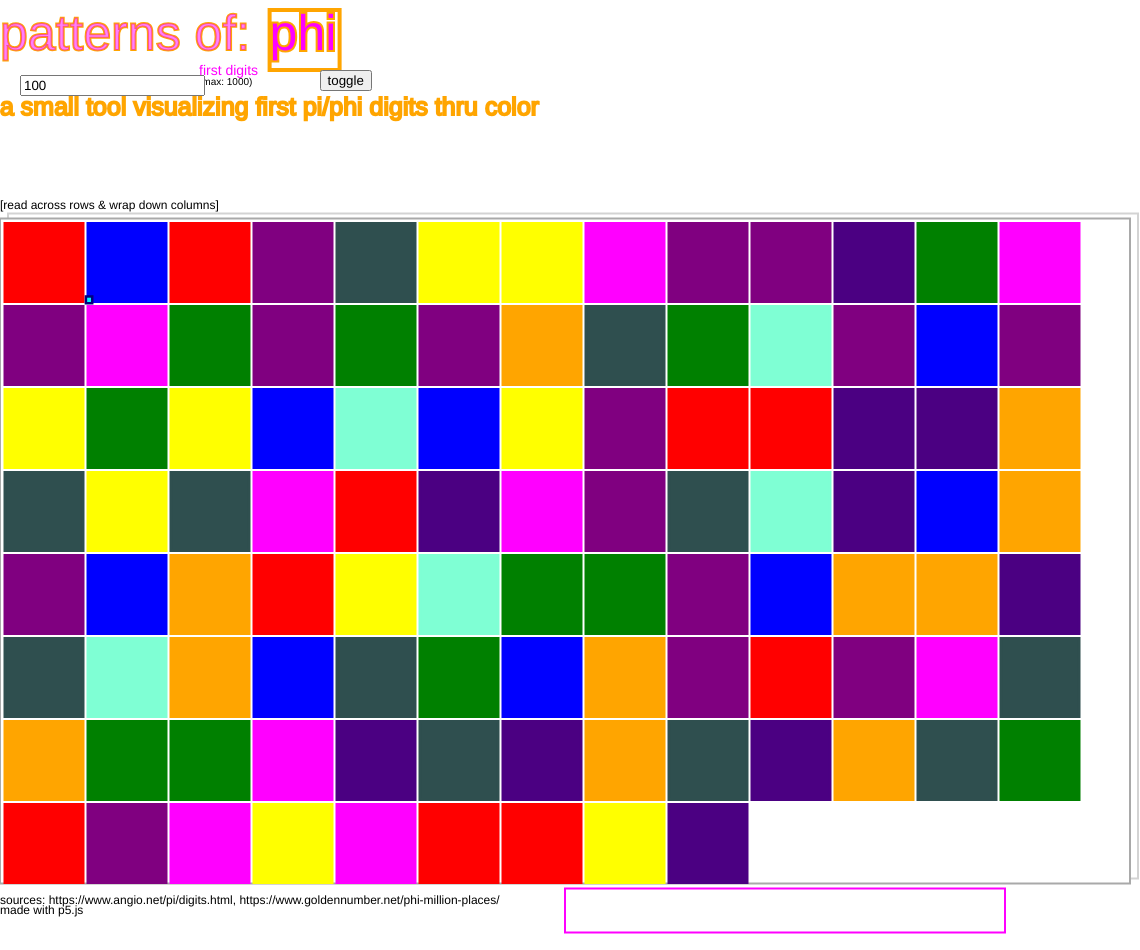
Frame 1 (no input)
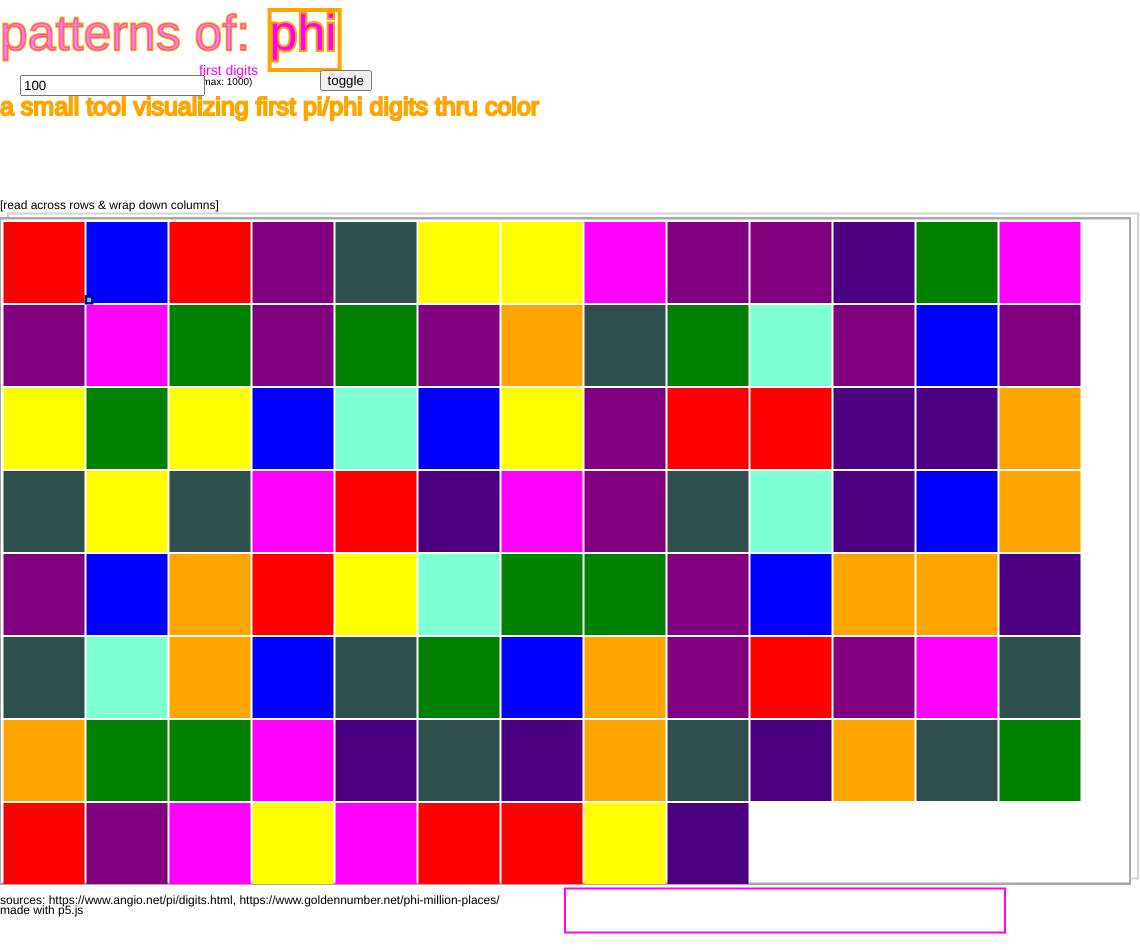
Frame 60 (no input)
Frame 120 (the mouse pressed at the canvas centre since frame 60): identical to frame 60, image omitted

The p5.js sketch that drew these frames (run headless with seeded random() and noise() and a simulated clock; from frame 60 on, the mouse is pressed at the canvas centre):

// p5.js sketch
// ── sketch.js
var boundingBoxParamsObj;
var colorKeyArr;
var digitRectWidth;
var numCols;
var numRows;
var piPhiManager;
var selectedValToVisualize;
var numDigitsInput;
var titleText1Width;
var toggleVal;
var toggle;

var cellPadding = 5;
var digitsToDisplayDefault = 100;
var titleText2Width = 70;

// note: removing the decimal points here, rendering separately
const piFirstThousandDigits = '314159265358979323846264338327950288419716939937510582097494459230' + 
'7816406286208998628034825342117067982148086513282306647093844609550582231725359408128481117450284102' + 
'7019385211055596446229489549303819644288109756659334461284756482337867831652712019091456485669234603' + 
'4861045432664821339360726024914127372458700660631558817488152092096282925409171536436789259036001133' + 
'0530548820466521384146951941511609433057270365759591953092186117381932611793105118548074462379962749' + 
'5673518857527248912279381830119491298336733624406566430860213949463952247371907021798609437027705392' + 
'1717629317675238467481846766940513200056812714526356082778577134275778960917363717872146844090122495' + 
'3430146549585371050792279689258923542019956112129021960864034418159813629774771309960518707211349999' + 
'9983729780499510597317328160963185950244594553469083026425223082533446850352619311881710100031378387' + 
'5288658753320838142061717766914730359825349042875546873115956286388235378759375195778185778053217122' + 
'68066130019278766111959092164201989';
const phiFirstThousandDigits = '161803398874989484820458683436563811772030917980576286213544862270' + 
'5260462818902449707207204189391137484754088075386891752126633862223536931793180060766726354433389086' + 
'5959395829056383226613199282902678806752087668925017116962070322210432162695486262963136144381497587' + 
'0122034080588795445474924618569536486444924104432077134494704956584678850987433944221254487706647809' + 
'1588460749988712400765217057517978834166256249407589069704000281210427621771117778053153171410117046' + 
'6659914669798731761356006708748071013179523689427521948435305678300228785699782977834784587822891109' + 
'7625003026961561700250464338243776486102838312683303724292675263116533924731671112115881863851331620' + 
'3840052221657912866752946549068113171599343235973494985090409476213222981017261070596116456299098162' + 
'9055520852479035240602017279974717534277759277862561943208275051312181562855122248093947123414517022' + 
'3735805772786160086883829523045926478780178899219902707769038953219681986151437803149974110692608867' + 
'429622675756052317277752035361393';


function load_num_digits(numDigits, piThousandArr, phiThousandArr) {
    let targetPiArr = piThousandArr.slice(0, numDigits);
    let targetPhiArr = phiThousandArr.slice(0, numDigits);
    return [targetPiArr, targetPhiArr];
}

function togglePiPhi() {
    fill("white");
    stroke("orange");
    strokeWeight(4);
    rect(titleText1Width - 50, 10, 70, 60);
    [selectedValToVisualize, toggleVal] = [toggleVal, selectedValToVisualize];

    textSize(50);
    fill("magenta");
    stroke("orange");
    strokeWeight(4);

    let titleText2 = text(selectedValToVisualize, titleText1Width - 50, 50);

    render_display(selectedValToVisualize);
}

function insertNumDigits() {
    let numDigitsInt = Math.min(1000, parseInt(this.value()));
    let targetArr = load_num_digits(numDigitsInt, piFirstThousandDigits, phiFirstThousandDigits);
    piPhiManager["pi"][1] = targetArr[0];
    piPhiManager["phi"][1] = targetArr[1];
    digitRectWidth = calculateDigitRectWidth(numDigitsInt);
}

function render_display(pi_or_phi) {
    let targetPiPhiArr = piPhiManager[pi_or_phi][1];
    let startingX = boundingBoxParamsObj["bbPosX"] + cellPadding;
    let startingY = boundingBoxParamsObj["bbPosY"] + cellPadding;

    var targetDigitIndex = 0;
    for (let rowIndex=0; rowIndex < numRows; rowIndex++) {
        for (let colIndex=0; colIndex < numCols; colIndex++) {
            if (targetDigitIndex >= targetPiPhiArr.length) {
                return;
            }

            let targetDigit = int(targetPiPhiArr[targetDigitIndex]);
            let targetColor = colorKeyArr[targetDigit];

            strokeWeight(3);
            stroke(targetColor);
            fill(targetColor);

            let targetPosX = startingX + colIndex * (digitRectWidth + cellPadding);
            let targetPosY = startingY + rowIndex * (digitRectWidth + cellPadding);
            // TODO: color gradient edges for stroke
            rect(targetPosX, targetPosY, digitRectWidth, digitRectWidth);
            if (targetDigitIndex == 1) {
                // render `.` this separately
                stroke("navy");
                fill("cyan");
                strokeWeight(5);
                textSize(40);
                let periodText = text(".", targetPosX - (cellPadding * 9 / 10), targetPosY + digitRectWidth);   
            };

            // disabling this feature
            // render digit inside rect
            // stroke("navy");
            // strokeWeight(4);
            // fill("white");
            // textSize(20);

            // let digitText = text(
            //     targetDigit,
            //     targetPosX + (digitRectWidth * 1 / 3),
            //     targetPosY + (digitRectWidth * 2 / 3)
            // );

            // TO-DO: size depending on spacing of bb

            targetDigitIndex++;
        }
    }
}

function calculateDigitRectWidth(numDigits) {
    let minW = 3;
    let maxW = 1000;
    for (let w = minW; w < maxW; w++) {
        let maxRects = Math.floor(boundingBoxParamsObj["bbWidth"] / w) * Math.floor(boundingBoxParamsObj["bbHeight"] / w);
        if (maxRects < numDigits) {
            return w - 1 - cellPadding;
        }
    }
}

function setup() {
    var canvasWidth = windowWidth * 0.95;
    var canvasHeight = windowHeight * 0.95;
    var canvas = createCanvas(canvasWidth, canvasHeight);
    cursor(CROSS);

    // create bounding box for display
    stroke("lightgrey");
    strokeWeight(2);
    let bbWidth = canvasWidth - 10;
    let bbHeight = canvasHeight - canvasHeight * 0.3;
    let bbPosX = 0;
    let bbPosY = 0 + canvasHeight * 0.23;
    boundingBoxParamsObj = {
        "bbWidth": bbWidth,
        "bbHeight": bbHeight,
        "bbPosX": bbPosX,
        "bbPosY": bbPosY
    };
    rect(
        boundingBoxParamsObj["bbPosX"] + 8,
        boundingBoxParamsObj["bbPosY"] - 5,
        boundingBoxParamsObj["bbWidth"],
        boundingBoxParamsObj["bbHeight"]
    );

    digitRectWidth = calculateDigitRectWidth(digitsToDisplayDefault);

    // create legend container
    stroke("magenta");
    rect(
        boundingBoxParamsObj["bbWidth"] / 2,
        boundingBoxParamsObj["bbPosY"] + boundingBoxParamsObj["bbHeight"] + 5,
        (digitRectWidth / 2 + cellPadding) * 10,
        (digitRectWidth / 2 + cellPadding)
    );

    // TODO: populate legend

    noStroke();
    fill("black");
    textSize(12);

    let metaBox1 = text(
        "[read across rows & wrap down columns]",
        0,
        boundingBoxParamsObj["bbPosY"] - 10
    );

    let metaBox2 = text(
        "sources: https://www.angio.net/pi/digits.html, https://www.goldennumber.net/phi-million-places/",
        0,
        boundingBoxParamsObj["bbPosY"] + boundingBoxParamsObj["bbHeight"] + 20
    );
    let metaBox3 = text(
        "made with p5.js",
        0,
        boundingBoxParamsObj["bbPosY"] + boundingBoxParamsObj["bbHeight"] + 30
    );

    // index is used to correspond to digit; e.g. colorKeyArr[0] returns the color for all `0` digits
    colorKeyArr = [
        "darkslategray",
        "red",
        "orange",
        "yellow",
        "green", 
        "aquamarine",
        "blue",
        "indigo",
        "purple",
        "magenta"
    ];

    // load digits of pi & phi into arrays
    let piThousandArr = piFirstThousandDigits.split("");
    let phiThousandArr = phiFirstThousandDigits.split("");
    let targetPiPhi = load_num_digits(digitsToDisplayDefault, piThousandArr, phiThousandArr);
    let targetPiArr = targetPiPhi[0];
    let targetPhiArr = targetPiPhi[1];
    piPhiManager = {
        "pi": [piThousandArr, targetPiArr],
        "phi": [phiThousandArr, targetPhiArr]
    };

    // randomly select pi or phi to default
    selectedValToVisualize = random(Object.keys(piPhiManager));
    toggleVal = selectedValToVisualize == "pi" ? "phi": "pi";

    // render display for selected value to visualize
    render_display(selectedValToVisualize);

    fill("rgba(100%,0%,100%,0.5)");
    stroke("orange");
    strokeWeight(2);
    textSize(50);
    let titleText1 = text("patterns of: ", 0, 50);
    titleText1Width = textWidth(titleText1);
    fill("orange");
    textSize(25);
    let subtitleText = text("a small tool visualizing first pi/phi digits thru color", 0, 115);

    fill("white");
    strokeWeight(4);
    rect(titleText1Width - 50, 10, 70, 60);

    textSize(50);
    fill("magenta");
    stroke("orange");
    let titleText2 = text(selectedValToVisualize, titleText1Width - 50, 50);

    toggle = createButton("toggle");
    toggle.position(titleText1Width, 70);
    toggle.mousePressed(togglePiPhi);

    // select num digits to display
    noStroke();
    textSize(14);
    numDigitsInput = createInput("100");
    numDigitsInput.input(insertNumDigits);
    numDigitsInput.position(20, 75);
    let numDigitsInputText2 = text("first digits", 14 + numDigitsInput.width, 75);
    textSize(10);
    fill("black");
    let numDigitsInputText3 = text("(max: 1000)", 14 + numDigitsInput.width, 85);

    // TODO: render small histogram
}

function draw() {
    stroke("darkgray");
    strokeWeight(2);
    fill("white");
    rect(
        boundingBoxParamsObj["bbPosX"],
        boundingBoxParamsObj["bbPosY"],
        boundingBoxParamsObj["bbWidth"],
        boundingBoxParamsObj["bbHeight"]
    );

    // numRectsPerRow corresponds conceptually to num cols
    let numRectsPerRow = Math.floor(boundingBoxParamsObj["bbWidth"] / (digitRectWidth + cellPadding));
    numCols = numRectsPerRow;

    // numRectsPerCol corresponds conceptually to num rows
    let numRectsPerCol = Math.floor(boundingBoxParamsObj["bbHeight"] / (digitRectWidth + cellPadding));
    numRows = numRectsPerCol;

    render_display(selectedValToVisualize);
}

// ── style.css
body {
  margin: 0;
  display: flex;
  justify-content: left;
  padding-left: 10px;
}

input {
  width: 50px;
}
